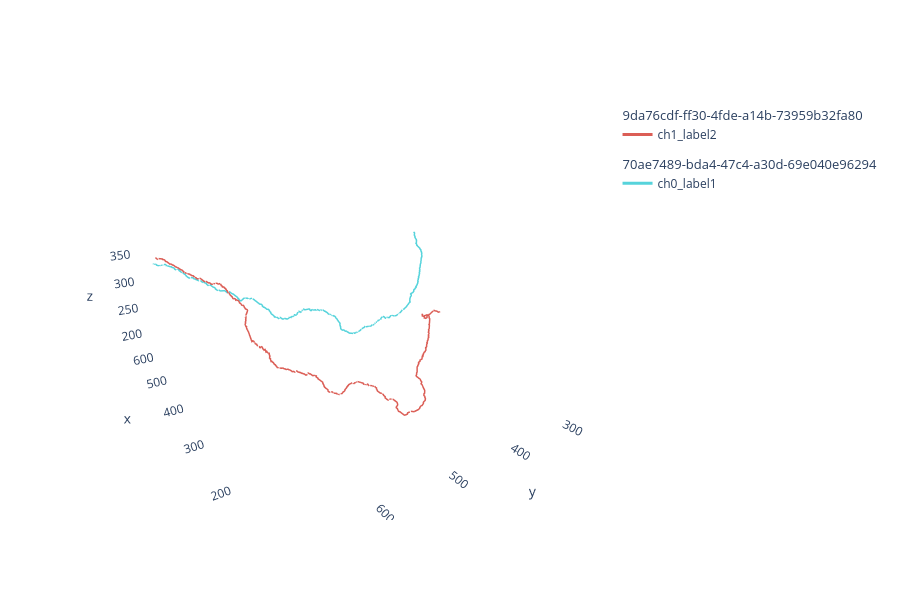

Source (notebook cell):
### Code cell
navis.plot3d(nl)

### Figure 1 — Plotly figure (JSON) as saved in the notebook; plotly's stock layout.template omitted (floating-point values rounded to 4 significant figures; data arrays with more than 128 entries replaced by an {"elided": "..."} marker saying what was removed)
{"data": [{"hoverinfo": "none", "hovertext": " ", "legendgroup": "9da76cdf-ff30-4fde-a14b-73959b32fa80", "legendgrouptitle": {"text": "9da76cdf-ff30-4fde-a14b-73959b32fa80"}, "line": {"color": "rgb(219,94,86)", "dash": "solid", "width": 3}, "mode": "lines", "name": "ch1_label2", "opacity": 1, "showlegend": true, "type": "scatter3d", "x": {"elided": "884 int values"}, "y": {"elided": "884 int values"}, "z": {"elided": "884 int values"}}, {"hoverinfo": "none", "hovertext": " ", "legendgroup": "70ae7489-bda4-47c4-a30d-69e040e96294", "legendgrouptitle": {"text": "70ae7489-bda4-47c4-a30d-69e040e96294"}, "line": {"color": "rgb(86,211,219)", "dash": "solid", "width": 3}, "mode": "lines", "name": "ch0_label1", "opacity": 1, "showlegend": true, "type": "scatter3d", "x": {"elided": "779 int values"}, "y": {"elided": "779 int values"}, "z": {"elided": "779 int values"}}], "layout": {"autosize": true, "height": 600, "legend": {"bgcolor": "rgba(0,0,0,0)", "orientation": "v"}, "paper_bgcolor": "rgba(0,0,0,0)", "plot_bgcolor": "rgba(0,0,0,0)", "scene": {"aspectmode": "data", "aspectratio": {"x": 1, "y": 1, "z": 1}, "camera": {"eye": {"x": -1.743, "y": 1.071, "z": 0.71}, "up": {"x": 0, "y": 0, "z": 1}}, "xaxis": {"backgroundcolor": "rgb(240, 240, 240)", "gridcolor": "rgb(255, 255, 255)", "showbackground": false, "showgrid": false, "showline": false, "zerolinecolor": "rgb(255, 255, 255)"}, "yaxis": {"backgroundcolor": "rgb(240, 240, 240)", "gridcolor": "rgb(255, 255, 255)", "showbackground": false, "showgrid": false, "showline": false, "zerolinecolor": "rgb(255, 255, 255)"}, "zaxis": {"backgroundcolor": "rgb(240, 240, 240)", "gridcolor": "rgb(255, 255, 255)", "showbackground": false, "showgrid": false, "showline": false, "zerolinecolor": "rgb(255, 255, 255)"}}, "showlegend": true}}
